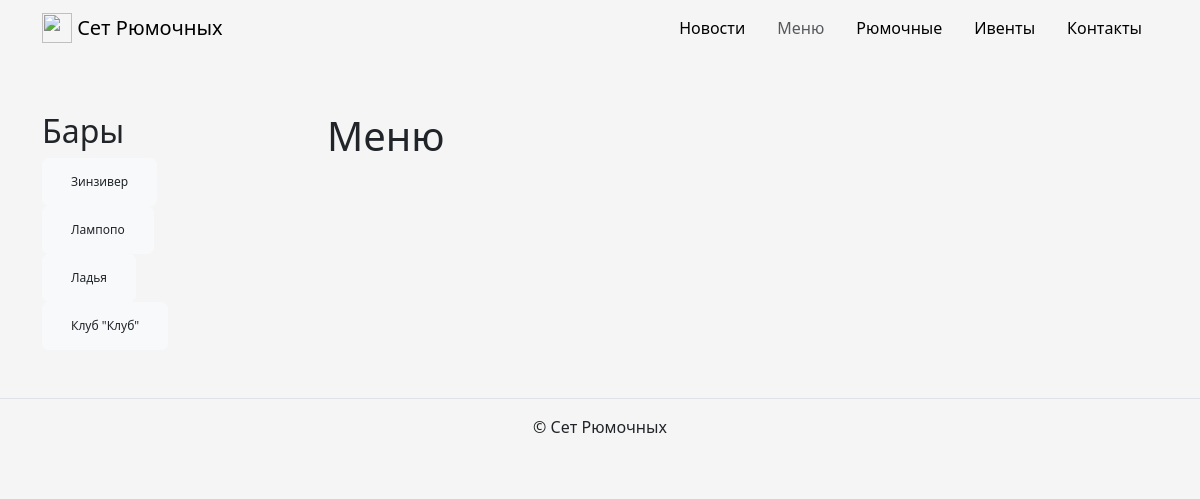
The app's page /menu/, older data.
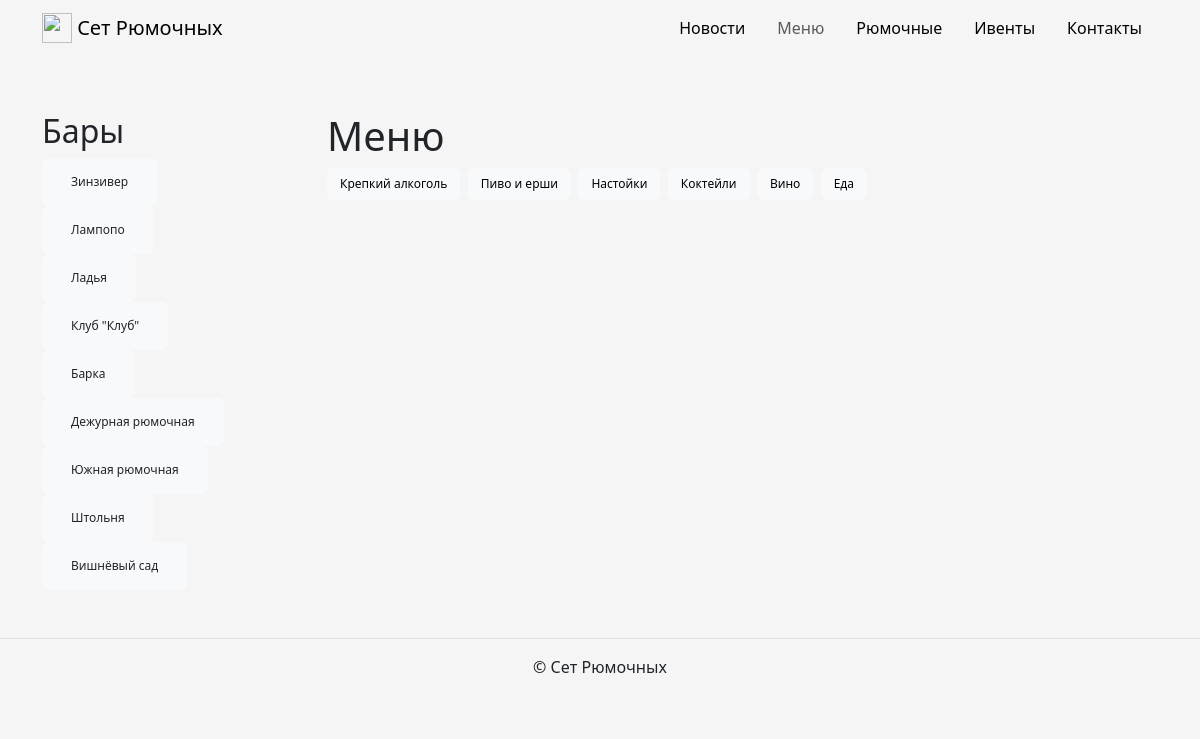
The same page, newer data.
### app_setofshots/models.py (models this page shows, shortened)
class Bar(Model):
    title = CharField(max_length=32, verbose_name='Бар')
    slug = SlugField(
        max_length=32, unique=True, verbose_name='Ссылка',
        help_text='Можно оставить пустым', blank=True,
    )
    description = TextField(max_length=1024, verbose_name='Описание')
    address = CharField(max_length=128, verbose_name='Адрес')
    work_time = TextField(
        max_length=1024, verbose_name='Часы работы', null=True
    )
    opening_year = IntegerField(verbose_name='Год открытия')
    image = ImageField(
        upload_to='bars_images',
        verbose_name='Фото',
        blank=True
    )
    is_published = BooleanField(
        verbose_name='Опубликовано', blank=True, default=False
    )
    class Meta:
        verbose_name = 'бар'
        verbose_name_plural = 'Бары'

class Category(Model):
    title = CharField(max_length=32, verbose_name='Название')
    slug = SlugField(
        max_length=32, unique=True, verbose_name='Ссылка(уникальная)',
        help_text='Можно оставить пустым', blank=True,
    )
    is_published = BooleanField(
        verbose_name='Опубликовано', blank=True, default=False
    )
    class Meta:
        verbose_name = 'категория'
        verbose_name_plural = 'Категории'

### app_setofshots/views.py (the view)
# urls.py: path('menu/', menu, name='menu'),
def menu(request, bar_slug=None):
    template = 'app_setofshots/menu.html'
    _bars = Bar.objects.filter(is_published=True)
    _categories = Category.objects.filter(is_published=True)
    _dishes = Dish.objects.filter(
        is_published=True
    )
    if bar_slug:
        _dishes = _dishes.filter(bar__slug=bar_slug)
    else:
        _dishes = []
    __categories = request.GET.getlist('category')
    for _category in __categories:
        _dishes = _dishes.filter(category__slug=_category)
    page_object = paginator(_dishes, request.GET.get('page'))
    context = {
        'bars': _bars,
        'categories': _categories,
        'page_obj': page_object,
        'categories_': __categories
    }
    return render(request, template, context)

### app_setofshots/views.py (called while the page is built)
def paginator(object_list, page):
    _paginator = Paginator(
        object_list,
        settings.REST_FRAMEWORK['PAGE_SIZE']
    )
    return _paginator.get_page(page)

### templates/app_setofshots/menu.html (shortened to what this page needs)
{% extends "base.html" %}
{% load static %}
{% block content %}
  <div class="row">
    <div class="col-3">
      <h2>Бары</h2>
      <ul class="nav nav-pills flex-column">
        {% for bar in bars %}
          <li class="nav-item">
            <button
              type="button"
              class="{% if bar.slug in request.path %}btn btn-secondary {% else %} btn btn-light {% endif %}">
              <a href="{% url 'app_setofshots:menu' bar_slug=bar.slug %}"
                 class="nav-link link-dark">{{ bar.title }}
              </a>
            </button>
          </li>
        {% endfor %}
      </ul>
    </div>
    <div class="col-9">
      <h1>Меню</h1>
      <form id="filter-form" method="get" aria-label="Vertical button group">
        <div class="btn-group-horizontal" role="group" aria-label="Horizontal button group">
          {% for category in categories %}
            <button
              type="submit"
              class="{% if category.slug in categories_ %}btn btn-secondary {% else %} btn btn-light {% endif %}"
              id="{{ category.title }}" name="category" value="{{ category.slug }}">{{ category.title }}
            </button>
          {% endfor %}
        </div>
      </form>
    </div>
  </div>
{% endblock %}

Row changes from the older to the newer data that the page shows:
added Bar: title "Барка"
added Bar: title "Дежурная рюмочная"
added Bar: title "Южная рюмочная"
added Bar: title "Штольня"
added Bar: title "Вишнёвый сад"
now on this page (row edited): Category: title "Крепкий алкоголь"
added Category: title "Пиво и ерши"
added Category: title "Настойки"
added Category: title "Коктейли"
added Category: title "Вино"
added Category: title "Еда"
